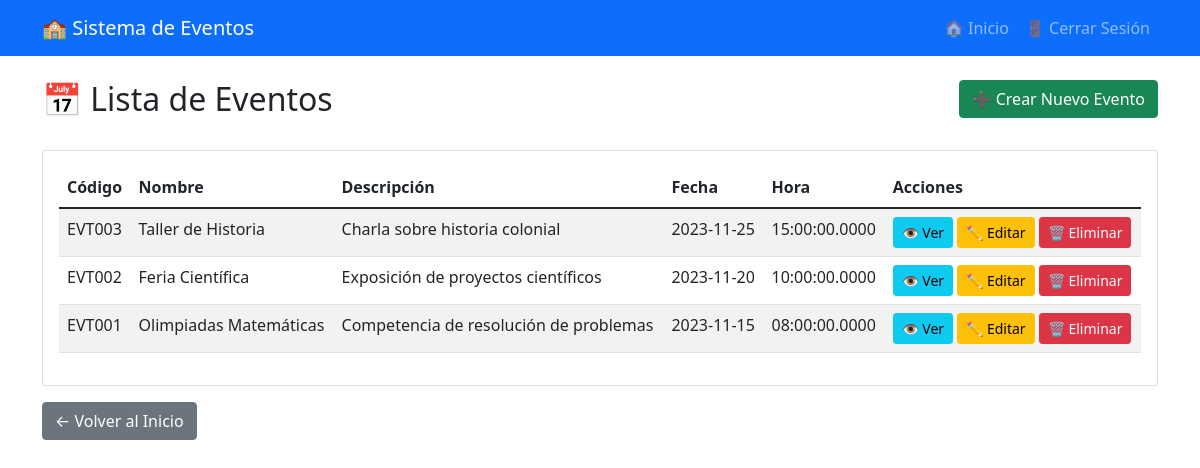
Screenshot of /public/index.php?accion=eventos (signed in) with the database file from the repository.
### tables this page shows
CREATE TABLE `evento` (
  `cod_evento` varchar(6) NOT NULL,
  `foto_evento` varchar(150) DEFAULT NULL,
  `nom_evento` varchar(50) DEFAULT NULL,
  `descripcion` varchar(70) DEFAULT NULL,
  `duracion` varchar(20) DEFAULT NULL,
  `fecha_inicio` date DEFAULT NULL,
  `fecha_final` date DEFAULT NULL,
  `hora` time(4) DEFAULT NULL,
  `aforo_max` int(3) DEFAULT NULL,
  `ubicacion` varchar(30) DEFAULT NULL,
  `qr` varchar(100) DEFAULT NULL,
  `tipo_jornada` varchar(6) DEFAULT NULL,
  `materia` varchar(2) DEFAULT NULL
);

### src/vistas/eventos/lista.php (the view, shortened to what this page needs)
<?php
$stmt = $pdo->query("SELECT * FROM evento ORDER BY fecha_inicio DESC");
$eventos = $stmt->fetchAll();
?>
<!DOCTYPE html>
<html lang="es">
<head>
    <link href="https://cdn.jsdelivr.net/npm/bootstrap@5.1.3/dist/css/bootstrap.min.css" rel="stylesheet">
</head>
<body>
    <nav class="navbar navbar-expand-lg navbar-dark bg-primary">
        <div class="container">
            <a class="navbar-brand" href="index.php">🏫 Sistema de Eventos</a>
            <div class="navbar-nav ms-auto">
                <a class="nav-link" href="index.php?accion=inicio">🏠 Inicio</a>
                <a class="nav-link" href="index.php?accion=logout">🚪 Cerrar Sesión</a>
            </div>
        </div>
    </nav>
    <div class="container mt-4">
        <div class="row mb-4">
            <div class="col-md-8">
                <h2>📅 Lista de Eventos</h2>
            </div>
            <div class="col-md-4 text-end">
                <a href="index.php?accion=crear_evento" class="btn btn-success">
                    ➕ Crear Nuevo Evento
                </a>
            </div>
        </div>
        <div class="card">
            <div class="card-body">
                <div class="table-responsive">
                    <table class="table table-striped">
                        <thead>
                            <tr>
                                <th>Código</th>
                                <th>Nombre</th>
                                <th>Descripción</th>
                                <th>Fecha</th>
                                <th>Hora</th>
                                <th>Acciones</th>
                            </tr>
                        </thead>
                        <tbody>
                            <?php foreach ($eventos as $evento): ?>
                            <tr>
                                <td><?php echo $evento['cod_evento']; ?></td>
                                <td><?php echo htmlspecialchars($evento['nom_evento']); ?></td>
                                <td><?php echo htmlspecialchars($evento['descripcion']); ?></td>
                                <td><?php echo $evento['fecha_inicio']; ?></td>
                                <td><?php echo $evento['hora']; ?></td>
                                <td>
                                    <a href="#" class="btn btn-sm btn-info">
                                        👁️ Ver
                                    </a>
                                    <a href="#" class="btn btn-sm btn-warning">
                                        ✏️ Editar
                                    </a>
                                    <a href="#" class="btn btn-sm btn-danger"
                                       onclick="return confirm('¿Estás seguro de eliminar este evento?')">
                                        🗑️ Eliminar
                                    </a>
                                </td>
                            </tr>
                            <?php endforeach; ?>
                        </tbody>
                    </table>
                </div>
            </div>
        </div>
        <div class="mt-3">
            <a href="index.php?accion=inicio" class="btn btn-secondary">
                ← Volver al Inicio
            </a>
        </div>
    </div>
</body>
</html>

### rows the page displays
evento: cod_evento "EVT003", nom_evento "Taller de Historia", descripcion "Charla sobre historia colonial", fecha_inicio "2023-11-25", hora "15:00:00.0000"
evento: cod_evento "EVT002", nom_evento "Feria Científica", descripcion "Exposición de proyectos científicos", fecha_inicio "2023-11-20", hora "10:00:00.0000"
evento: cod_evento "EVT001", nom_evento "Olimpiadas Matemáticas", descripcion "Competencia de resolución de problemas", fecha_inicio "2023-11-15", hora "08:00:00.0000"
